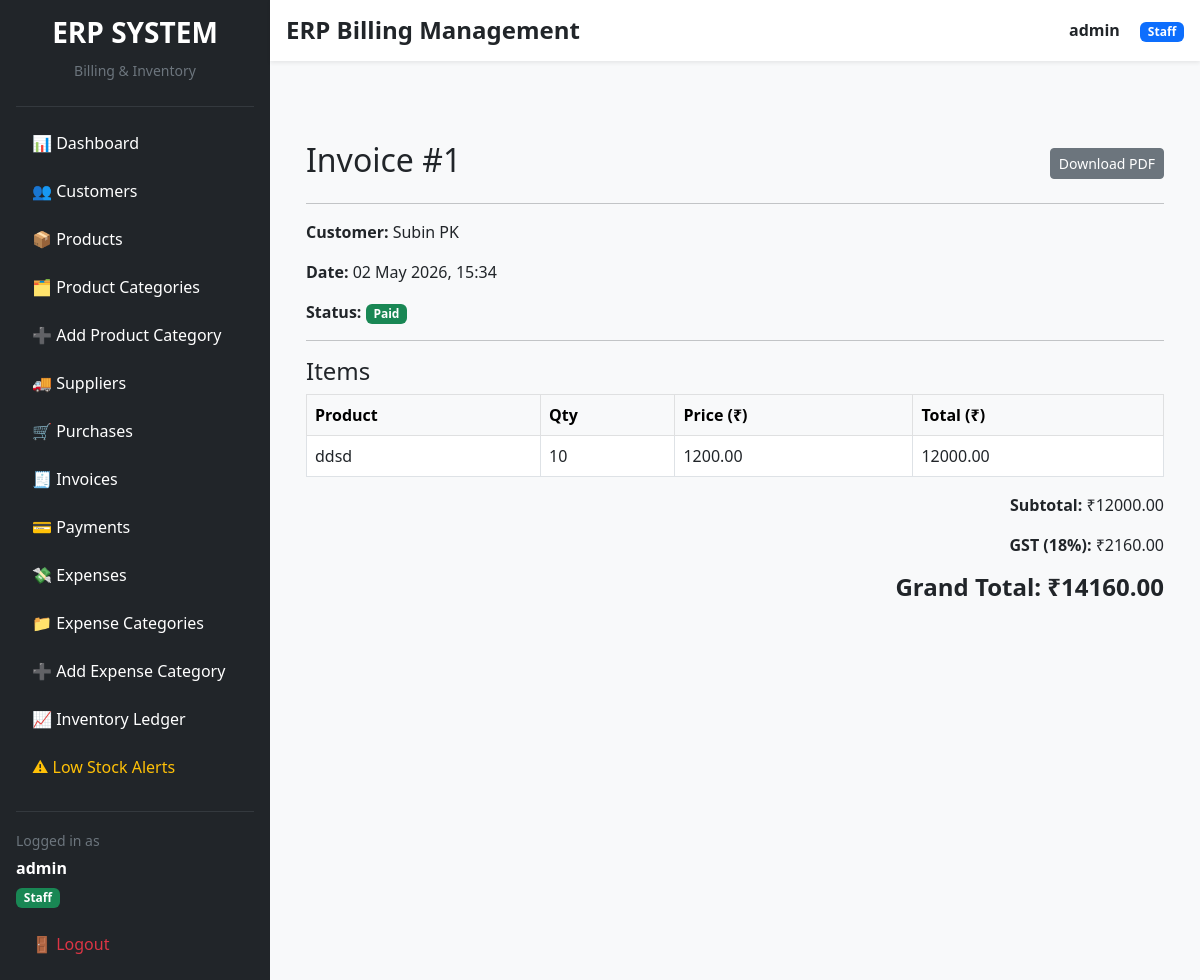
Page /invoices/1/ (signed in) on the committed database.
### accounts/models.py (models this page shows)
class CustomUser(AbstractUser):
    ROLE_CHOICES = (
        ('admin', 'Admin'),
        ('staff', 'Staff'),
        ('accountant', 'Accountant'),
    )
    role = models.CharField(max_length=20, choices=ROLE_CHOICES, default='staff')
    phone = models.CharField(max_length=15, blank=True, null=True)

### invoices/models.py (models this page shows, shortened)
class Invoice(models.Model):
    STATUS_CHOICES = (
        ('paid', 'Paid'),
        ('unpaid', 'Unpaid'),
        ('partial', 'Partial Payment'),
    )
    customer = models.ForeignKey(
        Customer,
        on_delete=models.CASCADE
    )
    created_by = models.ForeignKey(
        CustomUser,
        on_delete=models.SET_NULL,
        null=True,
        blank=True
    )
    date = models.DateTimeField(
        auto_now_add=True
    )
    total_amount = models.DecimalField(
        max_digits=12,
        decimal_places=2,
        default=0
    )
    gst_amount = models.DecimalField(
        max_digits=12,
        decimal_places=2,
        default=0
    )
    grand_total = models.DecimalField(
        max_digits=12,
        decimal_places=2,
        default=0
    )
    status = models.CharField(
        max_length=20,
        choices=STATUS_CHOICES,
        default='unpaid'
    )
    class Meta:
        ordering = ['-id']

class InvoiceItem(models.Model):
    invoice = models.ForeignKey(
        Invoice,
        on_delete=models.CASCADE,
        related_name='items'
    )
    product = models.ForeignKey(
        Product,
        on_delete=models.CASCADE
    )
    quantity = models.PositiveIntegerField()
    price = models.DecimalField(
        max_digits=12,
        decimal_places=2
    )
    class Meta:
        ordering = ['id']
    def get_total(self):
        return self.quantity * self.price

### customers/models.py (models this page shows, shortened)
class Customer(models.Model):
    name = models.CharField(max_length=255)
    email = models.EmailField(blank=True, null=True)
    phone = models.CharField(max_length=15)
    gst_number = models.CharField(max_length=15, blank=True, null=True)
    address = models.TextField()
    city = models.CharField(max_length=100)
    state = models.CharField(max_length=100)
    pincode = models.CharField(max_length=10)
    created_at = models.DateTimeField(auto_now_add=True)

### products/models.py (models this page shows, shortened)
class Product(models.Model):
    name = models.CharField(max_length=255)
    sku = models.CharField(max_length=50, unique=True)
    category = models.ForeignKey(Category, on_delete=models.SET_NULL, null=True)
    purchase_price = models.DecimalField(max_digits=10, decimal_places=2)
    selling_price = models.DecimalField(max_digits=10, decimal_places=2)
    stock = models.IntegerField(default=0)
    low_stock_threshold = models.IntegerField(default=5)
    created_at = models.DateTimeField(auto_now_add=True)

### invoices/views.py (the view)
# urls.py: path('<int:pk>/', invoice_detail, name='invoice_detail'),
@login_required
def invoice_detail(request, pk):
    invoice = get_object_or_404(Invoice, pk=pk)
    items = invoice.items.all()
    return render(request, 'invoices/invoice_detail.html', {
        'invoice': invoice,
        'items': items
    })

### templates/invoices/invoice_detail.html (shortened to what this page needs)
{% extends 'layouts/admin_base.html' %}
{% block admin_content %}
<div class="container mt-4">
    <div class="d-flex justify-content-between align-items-center">
        <h2>Invoice #{{ invoice.id }}</h2>
        <div>
            <a href="{% url 'invoice_pdf' invoice.id %}" class="btn btn-secondary btn-sm">
                Download PDF
            </a>
        </div>
    </div>
    <hr>
    <p><strong>Customer:</strong> {{ invoice.customer.name }}</p>
    <p><strong>Date:</strong> {{ invoice.date|date:"d M Y, H:i" }}</p>
    <p>
        <strong>Status:</strong>
        {% if invoice.status == 'paid' %}
            <span class="badge bg-success">Paid</span>
        {% elif invoice.status == 'partial' %}
            <span class="badge bg-warning text-dark">Partial</span>
        {% else %}
            <span class="badge bg-danger">Unpaid</span>
        {% endif %}
    </p>
    <hr>
    <h4>Items</h4>
    <table class="table table-bordered">
        <thead class="table-light">
            <tr>
                <th>Product</th>
                <th>Qty</th>
                <th>Price (₹)</th>
                <th>Total (₹)</th>
            </tr>
        </thead>
        <tbody>
        {% for item in items %}
        <tr>
            <td>{{ item.product.name }}</td>
            <td>{{ item.quantity }}</td>
            <td>{{ item.price }}</td>
            <td>{{ item.get_total }}</td>
        </tr>
        {% endfor %}
        </tbody>
    </table>
    <div class="text-end">
        <p><strong>Subtotal:</strong> ₹{{ invoice.total_amount }}</p>
        <p><strong>GST (18%):</strong> ₹{{ invoice.gst_amount }}</p>
        <h4><strong>Grand Total: ₹{{ invoice.grand_total }}</strong></h4>
    </div>
</div>
{% endblock %}

### templates/layouts/admin_base.html (shortened to what this page needs)
{% extends 'base.html' %}
{% block content %}
<div class="d-flex" style="min-height:100vh;">
    <div class="bg-dark text-white p-3 shadow-lg"
         style="width:270px;">
        <div class="text-center mb-4">
            <h3 class="fw-bold">
                ERP SYSTEM
            </h3>
            <small class="text-secondary">
                Billing & Inventory
            </small>
        </div>
        <hr class="border-secondary">
     <ul class="nav flex-column">
    <li class="nav-item mb-2">
        <a href="{% url 'admin_dashboard' %}"
           class="nav-link text-white">
            📊 Dashboard
        </a>
    </li>
    <li class="nav-item mb-2">
        <a href="{% url 'customer_list' %}"
           class="nav-link text-white">
            👥 Customers
        </a>
    </li>
    <li class="nav-item mb-2">
        <a href="{% url 'product_list' %}"
           class="nav-link text-white">
            📦 Products
        </a>
    </li>
    <li class="nav-item mb-2">
        <a href="{% url 'category_list' %}"
           class="nav-link text-white">
            🗂 Product Categories
        </a>
    </li>
    <li class="nav-item mb-2">
        <a href="{% url 'add_category' %}"
           class="nav-link text-white">
            ➕ Add Product Category
        </a>
    </li>
    <li class="nav-item mb-2">
        <a href="{% url 'supplier_list' %}"
           class="nav-link text-white">
            🚚 Suppliers
        </a>
    </li>
    <li class="nav-item mb-2">
        <a href="{% url 'purchase_list' %}"
           class="nav-link text-white">
            🛒 Purchases
        </a>
    </li>
    <li class="nav-item mb-2">
        <a href="{% url 'invoice_list' %}"
           class="nav-link text-white">
            🧾 Invoices
        </a>
    </li>
    <li class="nav-item mb-2">
        <a href="{% url 'payment_list' %}"
           class="nav-link text-white">
            💳 Payments
        </a>
    </li>
    <li class="nav-item mb-2">
        <a href="{% url 'expense_list' %}"
           class="nav-link text-white">
            💸 Expenses
        </a>
    </li>
    <li class="nav-item mb-2">
        <a href="{% url 'expense_category_list' %}"
           class="nav-link text-white">
            📁 Expense Categories
        </a>
    </li>
    <li class="nav-item mb-2">
        <a href="{% url 'create_expense_category' %}"
           class="nav-link text-white">
            ➕ Add Expense Category
        </a>
    </li>
    <li class="nav-item mb-2">
        <a href="{% url 'stock_movement_list' %}"
           class="nav-link text-white">
            📈 Inventory Ledger
        </a>
    </li>
    <li class="nav-item mb-2">
        <a href="{% url 'product_list' %}"
           class="nav-link text-warning">
            ⚠ Low Stock Alerts
        </a>
    </li>
    <hr class="border-secondary">
    <li class="nav-item mb-3">
        <small class="text-secondary">
            Logged in as
        </small>
        <div class="fw-bold mt-1">
            {{ request.user.username }}
        </div>
        <span class="badge bg-success mt-2">
            {{ request.user.role|title }}
        </span>
    </li>
    <li class="nav-item">
        <a href="{% url 'logout' %}"
           class="nav-link text-danger">
            🚪 Logout
        </a>
    </li>
</ul>
    </div>
    <div class="flex-grow-1 bg-light">
        <div class="bg-white shadow-sm p-3 d-flex justify-content-between align-items-center">
            <div>
                <h4 class="mb-0 fw-bold">
                    ERP Billing Management
                </h4>
            </div>
            <div>
                <span class="fw-semibold me-3">
                    {{ request.user.username }}
                </span>
                <span class="badge bg-primary">
                    {{ request.user.role|title }}
                </span>
            </div>
        </div>
        <div class="p-3">
        </div>
        <div class="p-4">
            {% block admin_content %}
            {% endblock %}
        </div>
    </div>
</div>
{% endblock %}

### rows in the picture
CustomUser: user.username "admin", user.role "Staff"
Invoice: id "1", customer.name "Subin PK", date "02 May 2026, 15:34", total_amount "12000.00", gst_amount "2160.00", grand_total "14160.00"
InvoiceItem: product.name "ddsd", quantity "10", price "1200.00", get_total "12000.00"
